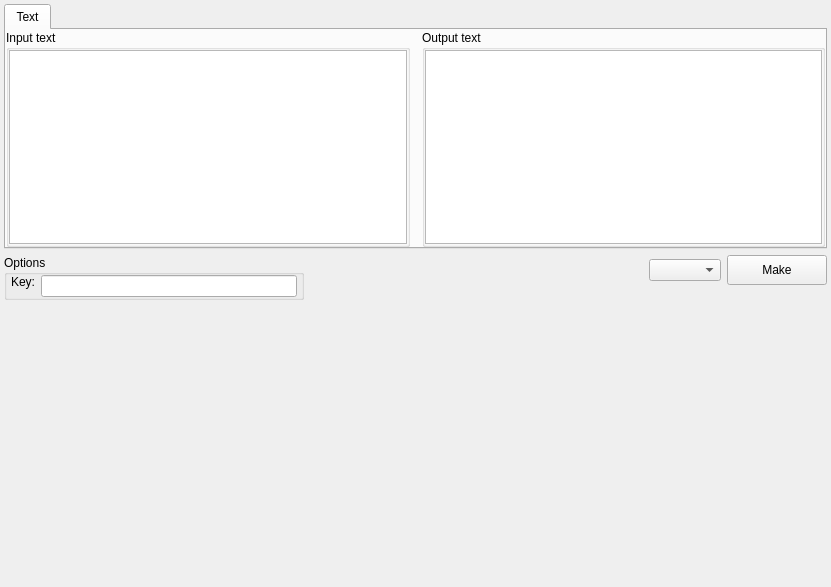
<?xml version="1.0" encoding="UTF-8"?>
<ui version="4.0">
 <class>Gronsfeld</class>
 <widget class="QWidget" name="Gronsfeld">
  <property name="geometry">
   <rect>
    <x>0</x>
    <y>0</y>
    <width>831</width>
    <height>587</height>
   </rect>
  </property>
  <property name="windowTitle">
   <string>Form</string>
  </property>
  <layout class="QVBoxLayout" name="verticalLayout_4">
   <property name="leftMargin">
    <number>4</number>
   </property>
   <property name="topMargin">
    <number>4</number>
   </property>
   <property name="rightMargin">
    <number>4</number>
   </property>
   <property name="bottomMargin">
    <number>4</number>
   </property>
   <item>
    <widget class="QTabWidget" name="tab_widget">
     <property name="maximumSize">
      <size>
       <width>16777215</width>
       <height>400</height>
      </size>
     </property>
     <widget class="QWidget" name="tab_text">
      <attribute name="title">
       <string>Text</string>
      </attribute>
      <layout class="QHBoxLayout" name="horizontalLayout">
       <property name="spacing">
        <number>12</number>
       </property>
       <property name="leftMargin">
        <number>0</number>
       </property>
       <property name="topMargin">
        <number>0</number>
       </property>
       <property name="rightMargin">
        <number>0</number>
       </property>
       <property name="bottomMargin">
        <number>0</number>
       </property>
       <item>
        <widget class="QGroupBox" name="group_box_input">
         <property name="title">
          <string>Input text</string>
         </property>
         <layout class="QVBoxLayout" name="verticalLayout_20">
          <property name="spacing">
           <number>0</number>
          </property>
          <property name="leftMargin">
           <number>0</number>
          </property>
          <property name="topMargin">
           <number>0</number>
          </property>
          <property name="rightMargin">
           <number>0</number>
          </property>
          <property name="bottomMargin">
           <number>0</number>
          </property>
          <item>
           <widget class="QTextEdit" name="text_edit_input"/>
          </item>
         </layout>
        </widget>
       </item>
       <item>
        <widget class="QGroupBox" name="group_box_output">
         <property name="title">
          <string>Output text</string>
         </property>
         <layout class="QVBoxLayout" name="verticalLayout_23">
          <property name="spacing">
           <number>0</number>
          </property>
          <property name="leftMargin">
           <number>0</number>
          </property>
          <property name="topMargin">
           <number>0</number>
          </property>
          <property name="rightMargin">
           <number>0</number>
          </property>
          <property name="bottomMargin">
           <number>0</number>
          </property>
          <item>
           <widget class="QTextEdit" name="text_edit_output">
            <property name="readOnly">
             <bool>true</bool>
            </property>
           </widget>
          </item>
         </layout>
        </widget>
       </item>
      </layout>
     </widget>
    </widget>
   </item>
   <item>
    <layout class="QHBoxLayout" name="horizontal_layout_1">
     <item>
      <layout class="QVBoxLayout" name="vertical_layout_2">
       <item>
        <widget class="QGroupBox" name="group_box_options">
         <property name="maximumSize">
          <size>
           <width>300</width>
           <height>16777215</height>
          </size>
         </property>
         <property name="title">
          <string>Options</string>
         </property>
         <layout class="QVBoxLayout" name="verticalLayout">
          <property name="spacing">
           <number>-1</number>
          </property>
          <property name="leftMargin">
           <number>0</number>
          </property>
          <property name="topMargin">
           <number>0</number>
          </property>
          <property name="rightMargin">
           <number>0</number>
          </property>
          <property name="bottomMargin">
           <number>0</number>
          </property>
          <item>
           <layout class="QFormLayout" name="form_layout_options">
            <property name="fieldGrowthPolicy">
             <enum>QFormLayout::ExpandingFieldsGrow</enum>
            </property>
            <property name="leftMargin">
             <number>4</number>
            </property>
            <property name="rightMargin">
             <number>4</number>
            </property>
            <item row="0" column="0">
             <widget class="QLabel" name="label_key">
              <property name="sizePolicy">
               <sizepolicy hsizetype="Fixed" vsizetype="Fixed">
                <horstretch>0</horstretch>
                <verstretch>0</verstretch>
               </sizepolicy>
              </property>
              <property name="text">
               <string>Key:</string>
              </property>
             </widget>
            </item>
            <item row="0" column="1">
             <widget class="QLineEdit" name="line_edit_key"/>
            </item>
           </layout>
          </item>
         </layout>
        </widget>
       </item>
       <item>
        <spacer name="vertical_spacer_2">
         <property name="orientation">
          <enum>Qt::Vertical</enum>
         </property>
         <property name="sizeHint" stdset="0">
          <size>
           <width>20</width>
           <height>40</height>
          </size>
         </property>
        </spacer>
       </item>
      </layout>
     </item>
     <item>
      <spacer name="horizontal_spacer_1">
       <property name="orientation">
        <enum>Qt::Horizontal</enum>
       </property>
       <property name="sizeHint" stdset="0">
        <size>
         <width>40</width>
         <height>20</height>
        </size>
       </property>
      </spacer>
     </item>
     <item>
      <layout class="QVBoxLayout" name="vertical_layout_1">
       <item>
        <layout class="QHBoxLayout" name="horizontal_layout_2">
         <item>
          <widget class="QComboBox" name="combo_box_enc_proc">
           <property name="sizePolicy">
            <sizepolicy hsizetype="Fixed" vsizetype="Fixed">
             <horstretch>0</horstretch>
             <verstretch>0</verstretch>
            </sizepolicy>
           </property>
          </widget>
         </item>
         <item>
          <widget class="QPushButton" name="button_make">
           <property name="sizePolicy">
            <sizepolicy hsizetype="Fixed" vsizetype="Fixed">
             <horstretch>0</horstretch>
             <verstretch>0</verstretch>
            </sizepolicy>
           </property>
           <property name="minimumSize">
            <size>
             <width>100</width>
             <height>30</height>
            </size>
           </property>
           <property name="text">
            <string>Make</string>
           </property>
          </widget>
         </item>
        </layout>
       </item>
       <item>
        <spacer name="vertical_spacer_1">
         <property name="orientation">
          <enum>Qt::Vertical</enum>
         </property>
         <property name="sizeHint" stdset="0">
          <size>
           <width>20</width>
           <height>40</height>
          </size>
         </property>
        </spacer>
       </item>
      </layout>
     </item>
    </layout>
   </item>
   <item>
    <spacer name="vertical_spacer_3">
     <property name="orientation">
      <enum>Qt::Vertical</enum>
     </property>
     <property name="sizeHint" stdset="0">
      <size>
       <width>20</width>
       <height>151</height>
      </size>
     </property>
    </spacer>
   </item>
  </layout>
 </widget>
 <resources/>
 <connections/>
</ui>
